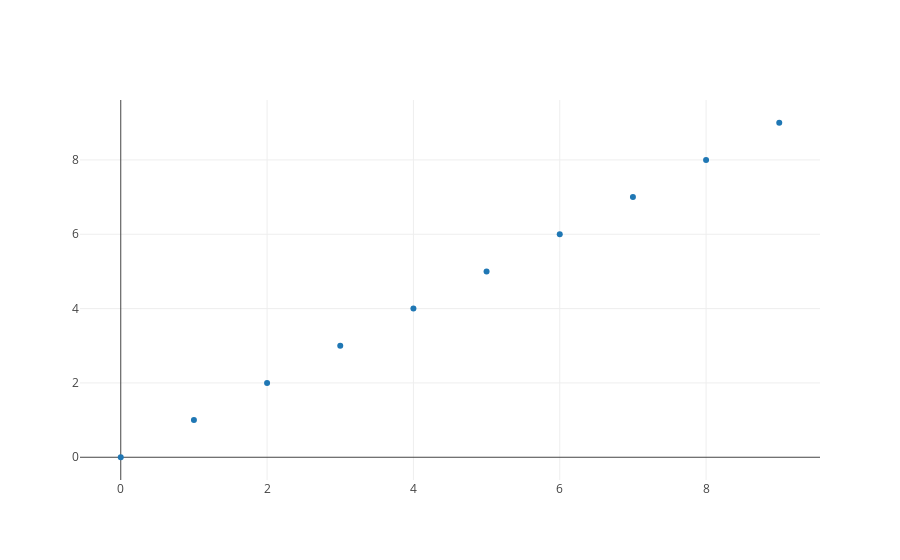

The cell this chart's notebook holds for it:
### Code cell
trace = trace = go.Scatter(
            x = np.arange(10),
            y = np.arange(10),
            mode = 'markers')
data = [trace]
figure = go.Figure(data=data)
iplot(figure)

### Figure 1 — Plotly figure (JSON) as saved in the notebook; plotly's stock layout.template omitted (floating-point values rounded to 4 significant figures)
{"data": [{"mode": "markers", "type": "scatter", "x": [0, 1, 2, 3, 4, 5, 6, 7, 8, 9], "y": [0, 1, 2, 3, 4, 5, 6, 7, 8, 9]}], "layout": {}}
